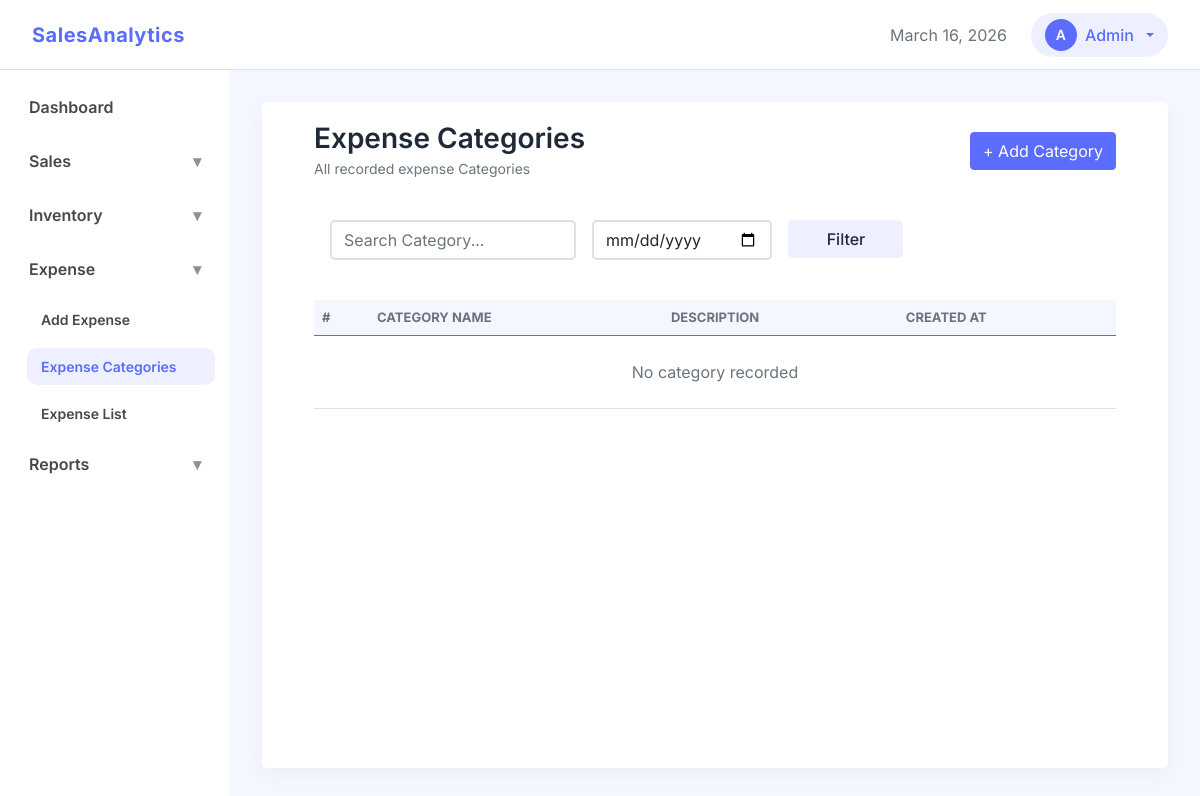
Before: /expense/categories/ with the older database file.
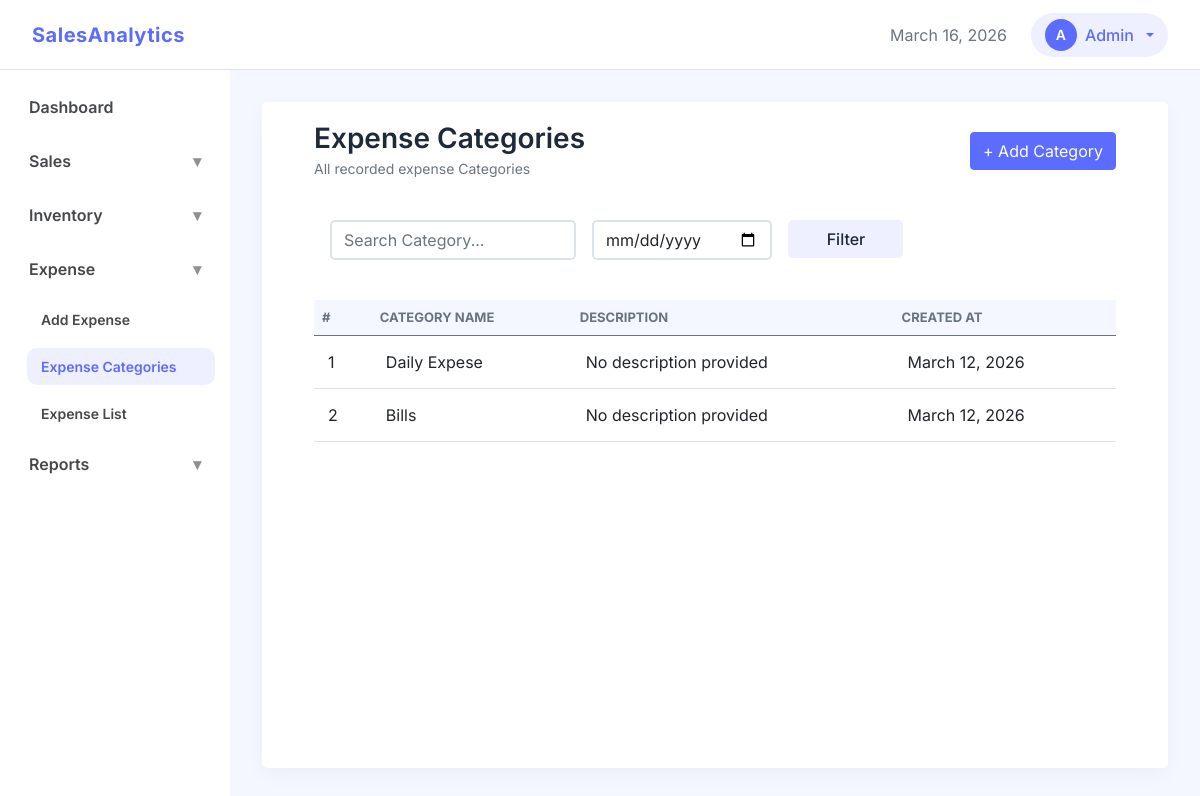
After: the same page with the newer database file.
### finance/models.py (models this page shows, shortened)
class ExpenseCategory(models.Model):
    name = models.CharField(db_index=True, max_length=100, unique=True)
    description = models.TextField(blank=True)
    updated_at = models.DateTimeField(auto_now=True)
    created_at = models.DateTimeField(auto_now_add=True)

### finance/views.py (the view)
# urls.py: path('categories/', views.ExpenseCategoryView.as_view(), name='expense_categories'),
class ExpenseCategoryView(CreateView):
    model = ExpenseCategory
    form_class = ExpenseCategoryForm
    template_name = 'expense/expense_categories.html'
    success_url = reverse_lazy('expense_categories')
    def get_context_data(self, **kwargs):
        context = super().get_context_data(**kwargs)
        context['categories'] = ExpenseCategory.objects.all().order_by('-created_at')
        return context

### finance/forms.py
class ExpenseCategoryForm(forms.ModelForm):
    class Meta:
        model = ExpenseCategory
        fields = ['name', 'description']
        widgets = {
            'name': forms.TextInput(attrs={'class': 'form-control'}),
            'description': forms.Textarea(attrs={'class': 'form-select'}),
        }

### dashboard/templatetags/navigation_tags.py (called while the page is built)
@register.simple_tag(takes_context=True)
def active(context, *url_names):
    request = context['request']
    current_url = request.resolver_match.url_name
    if current_url in url_names:
        return 'active'
    return ''

@register.simple_tag(takes_context=True)
def show_menu(context, *url_names):
    request = context['request']
    current_url = request.resolver_match.url_name
    if current_url in url_names:
        return 'show'
    return ''

### templates/expense/expense_categories.html (shortened to what this page needs)
{% extends "base.html" %}
{% load static %}
{% block css_files%}
    <link rel="stylesheet" href="{% static 'css/apps/list.css' %}">
{% endblock %}
{% block content %}
<div class="container-fluid">
    <div class="d-flex justify-content-between align-items-center mb-4">
        <div>
            <h3 class="section-title mb-0">Expense Categories</h3>
            <small class="text-muted">All recorded expense Categories</small>
        </div>
        <button class="btn btn-primary" data-bs-toggle="modal" data-bs-target="#addCategoryModal">
                + Add Category
            </button>
    </div>
    <div class=" mb-4 p-3">
        <div class="row g-3">
            <div class="col-md-4">
                <input type="text"
                       class="form-control"
                       placeholder="Search Category...">
            </div>
            <div class="col-md-3">
                <input type="date" class="form-control">
            </div>
            <div class="col-md-2">
                <button class="btn btn-soft w-100">
                    Filter
                </button>
            </div>
        </div>
    </div>
    <div class="">
        <div class="table-responsive">
            <table class="table table-hover align-middle data-table mb-0">
                <thead>
                    <tr>
                        <th>#</th>
                        <th>Category Name</th>
                        <th>Description</th>
                        <th>Created At</th>
                    </tr>
                </thead>
                <tbody>
                    {% for category in categories %}
                    <tr>
                        <td>{{ forloop.counter }}</td>
                        <td>
                            {{ category.name }}
                        </td>
                        <td>
                            {% if category.description %}
                                {{ category.description|truncatechars:50 }}
                            {% else %}
                                No description provided
                            {% endif%}
                        </td>
                        <td>
                            {{ category.created_at|date }}
                        </td>
                    </tr>
                    {% empty %}
                    <tr>
                        <td colspan="7" class="text-center py-4 text-muted">
                            No category recorded
                        </td>
                    </tr>
                    {% endfor %}
                </tbody>
            </table>
        </div>
    </div>
</div>
{% endblock %}

Changed rows visible on the page:
added ExpenseCategory: name "Daily Expese", description "No description provided", created_at "March 12, 2026"
added ExpenseCategory: name "Bills", description "No description provided", created_at "March 12, 2026"
Other visible differences:
text no longer shown: "No category recorded"
